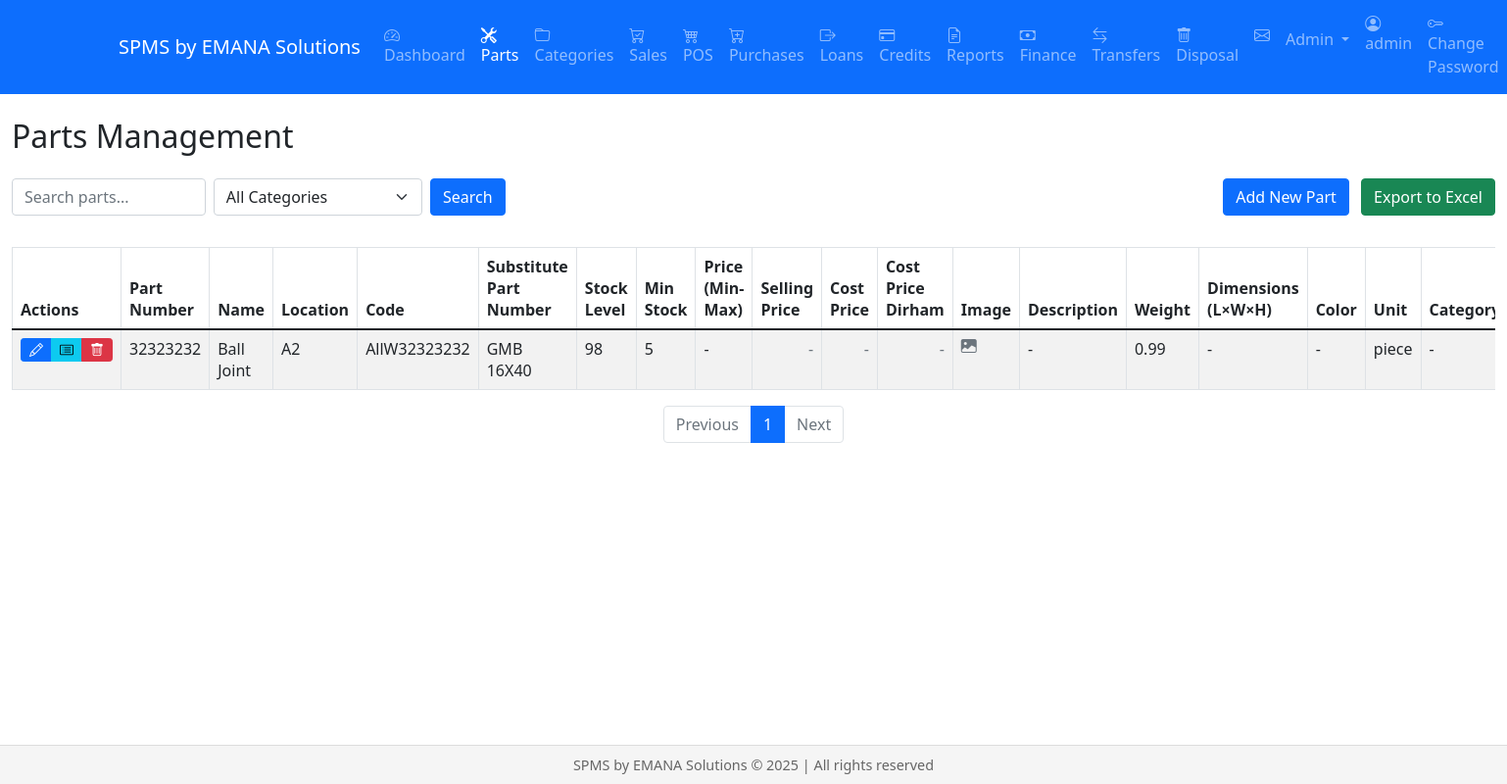
The page /parts (signed in) on the database as committed earlier.
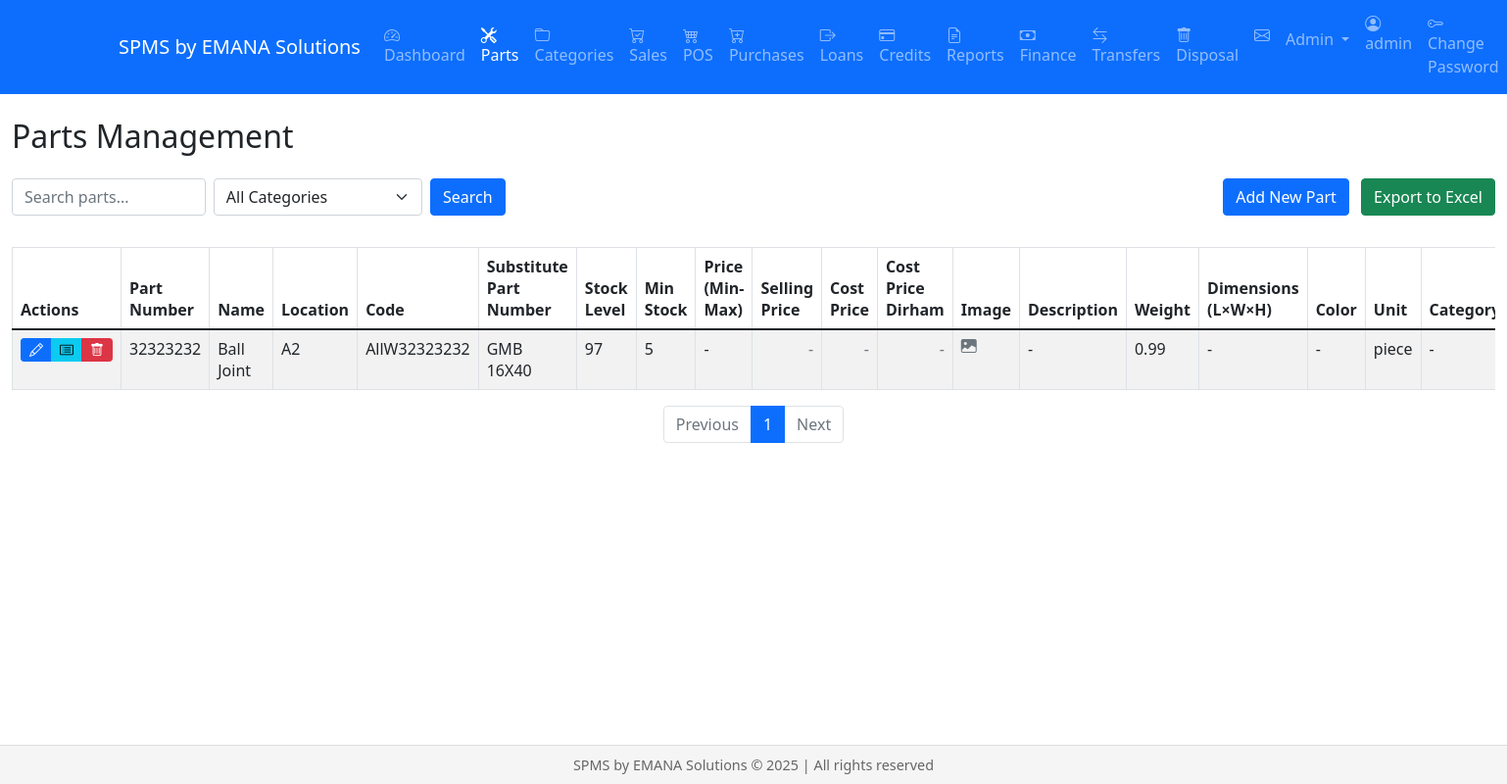
The same page on the database as committed later.
### models.py (models this page shows, shortened)
class Part(db.Model):
    __tablename__ = 'parts'
    id = db.Column(db.Integer, primary_key=True)
    part_number = db.Column(db.String(100), unique=True, nullable=False)
    name = db.Column(db.String(200), nullable=False)
    description = db.Column(db.Text)
    stock_level = db.Column(db.Integer, default=0)
    cost_price = db.Column(db.Float, default=0.0)
    selling_price = db.Column(db.Float, default=0.0)
    location = db.Column(db.String(100))
    manufacturer = db.Column(db.String(100), nullable=False)
    quality_level = db.Column(db.String(20), nullable=False)
    code = db.Column(db.String(100))
    substitute_part_number = db.Column(db.String(100))  # Changed from make
    min_stock = db.Column(db.Integer, default=0)  # Added minimum stock level
    weight = db.Column(db.Float)
    height = db.Column(db.Float)
    length = db.Column(db.Float)
    width = db.Column(db.Float)
    color = db.Column(db.String(50))
    image_url = db.Column(db.String(255))
    unit = db.Column(db.String(20))  # piece, set, box
    min_price = db.Column(db.Float)
    max_price = db.Column(db.Float)
    cost_price = db.Column(db.Float)  # Average cost price
    category_id = db.Column(db.Integer, db.ForeignKey('category.id'))
    supplier_id = db.Column(db.Integer, db.ForeignKey('supplier.id'))
    warranty_period = db.Column(db.Integer)  # in months
    barcode = db.Column(db.String(100), unique=True)
    created_at = db.Column(db.DateTime, default=datetime.utcnow)
    updated_at = db.Column(db.DateTime, onupdate=datetime.utcnow)
    cost_price_dirham = db.Column(db.Float, default=0.0)

### views/parts.py (the view, shortened to what this page needs)
@parts.route('/parts')
@login_required
def list_parts():
    page = request.args.get('page', 1, type=int)
    q = request.args.get('q', '').strip()
    category_id = request.args.get('category_id')
    query = Part.query
    if category_id:
        query = query.filter(Part.category_id == category_id)
    pagination = query.distinct().order_by(Part.created_at.desc()).paginate(page=page, per_page=10, error_out=False)
    parts = pagination.items
    for part in parts:
        total_stock = sum(stock.quantity for stock in part.warehouse_stocks)
        part.stock_level = total_stock
        latest_bincard = BinCard.query.filter_by(part_id=part.id)\
            .order_by(BinCard.date.desc())\
            .first()
    db.session.commit()
    categories = Category.query.all()
    return render_template('parts/list.html', parts=parts, categories=categories, pagination=pagination)

### models.py (called while the page is built)
    @property
    def is_authenticated(self):
        return True

### templates/parts/list.html (shortened to what the changed rows need)
{% extends "base.html" %}
{% block content %}
<div class="container-fluid">
    <h2 class="mb-4">Parts Management</h2>
    <div class="table-responsive">
        <table class="table table-striped table-bordered">
            <thead>
                <tr>
                    <th>Actions</th>
                    <th>Part Number</th>
                    <th>Name</th>
                    <th>Location</th>
                    <th>Code</th>
                    <th>Substitute Part Number</th>
                    <th>Stock Level</th>
                    <th>Min Stock</th>
                    <th>Price (Min-Max)</th>
                    <th>Selling Price</th>
                    <th>Cost Price</th>
                    <th>Cost Price Dirham</th>
                    <th>Image</th>
                    <th>Description</th>
                    <th>Weight</th>
                    <th>Dimensions (L×W×H)</th>
                    <th>Color</th>
                    <th>Unit</th>
                    <th>Category</th>
                </tr>
            </thead>
            <tbody>
                {% for part in parts %}
                <tr>
                    <td>
                        <div class="btn-group" role="group">
                            <a href="{{ url_for('parts.edit_part', part_id=part.id) }}" class="btn btn-sm btn-primary">
                                <i class="bi bi-pencil"></i>
                            </a>
                            <a href="{{ url_for('parts.view_bincard', part_id=part.id) }}" class="btn btn-sm btn-info">
                                <i class="bi bi-card-list"></i>
                            </a>
                            <button type="button" class="btn btn-sm btn-danger"
                                    onclick="confirmDelete('{{ part.id }}', '{{ part.name }}')">
                                <i class="bi bi-trash"></i>
                            </button>
                        </div>
                    </td>
                    <td>{{ part.part_number }}</td>
                    <td>{{ part.name }}</td>
                    <td>{{ part.location }}</td>
                    <td>{{ part.code|default('-') }}</td>
                    <td>{{ part.substitute_part_number|default('-') }}</td>
                    <td>{{ part.stock_level }}</td>
                    <td>{{ part.min_stock }}</td>
                    <td>
                        {% if part.min_price or part.max_price %}
                            {{ part.min_price }} - {{ part.max_price }}
                        {% else %}
                            -
                        {% endif %}
                    </td>
                    <td class="text-end">
                        {% if part.selling_price %}
                            <span class="badge bg-dark">
                                {{ "{:,.2f}".format( part.selling_price) }} NKF
                            </span>
                        {% else %}
                            <span class="text-muted">-</span>
                        {% endif %}
                    </td>
                    <td class="text-end">
                        {% if part.cost_price %}
                            <span class="badge bg-dark">
                                {{ "{:,.2f}".format( part.cost_price) }} NKF
                            </span>
                        {% else %}
                            <span class="text-muted">-</span>
                        {% endif %}
                    </td>
                    <td class="text-end">
                        {% if part.cost_price_dirham %}
                            <span class="badge bg-dark">
                                {{ "{:,.2f}".format(part.cost_price_dirham) }} DH
                            </span>
                        {% else %}
                            <span class="text-muted">-</span>
                        {% endif %}
                    </td>
                    <td>
                        {% if part.image_url %}
                            <img src="{{ part.image_url }}"
                                 alt="{{ part.name }}"
                                 class="img-thumbnail"
                                 style="max-height: 50px; cursor: pointer"
                                 onclick="showFullImage('{{ part.image_url }}', '{{ part.name }}')"
                            >
                        {% else %}
                            <i class="bi bi-image-fill text-muted"></i>
                        {% endif %}
                    </td>
                    <td>{{ part.description|truncate(50) if part.description else '-' }}</td>
                    <td>{{ part.weight if part.weight else '-' }}</td>
                    <td>
                        {% if part.length or part.width or part.height %}
                            {{ part.length|default('0') }}×{{ part.width|default('0') }}×{{ part.height|default('0') }}
                        {% else %}
                            -
                        {% endif %}
                    </td>
                    <td>{{ part.color if part.color else '-' }}</td>
                    <td>{{ part.unit if part.unit else '-' }}</td>
                    <td>{{ part.category.name if part.category else '-' }}</td>
                </tr>
                {% endfor %}
            </tbody>
        </table>
    </div>
</div>
{% endblock %}

Rows that differ between the two databases and show on the page:
changed Part "Ball Joint": stock_level "98" → "97"
